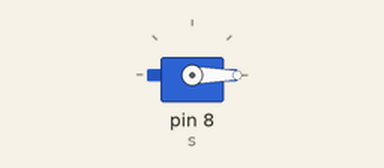
Recording of a sketch running on a simulated Arduino Uno, built with avr-gcc and run on an emulated ATmega328P. On the bench: servo.

Above: at 0.05 s.
At 4.5 s:
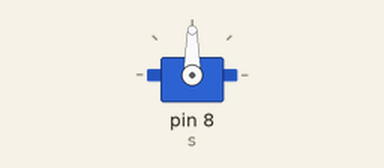
At 9.0 s:
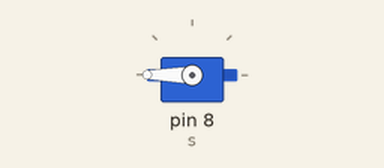
Timing chart, 0 to 11.7 s (numbered marks = the images above):
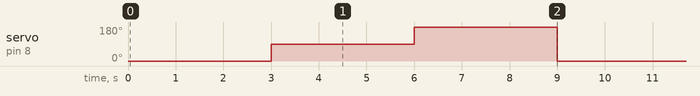

The sketch:

sketch_nov06c.ino
```cpp
#include <Servo.h>
Servo s;

void setup() {
  s.attach(8);
}

void loop() {
  s.write(0);
  delay(3000);
  s.write(90);
  delay(3000);
  s.write(180);
  delay(3000);
}
```

Measured:
- by itself, servo on pin 8 (s): repeats every 9.0 s: 180° 3.0 s, 0° 3.0 s, 90° 3.0 s
